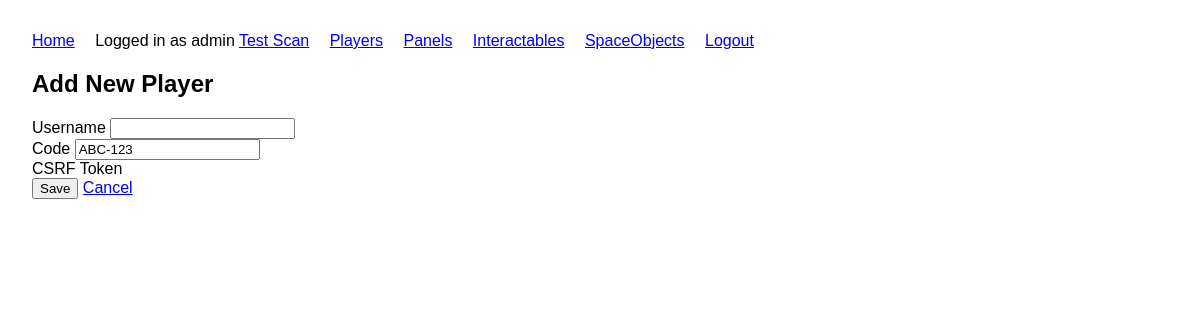
The page /control/edit/players/1 (signed in) on the database as committed earlier.
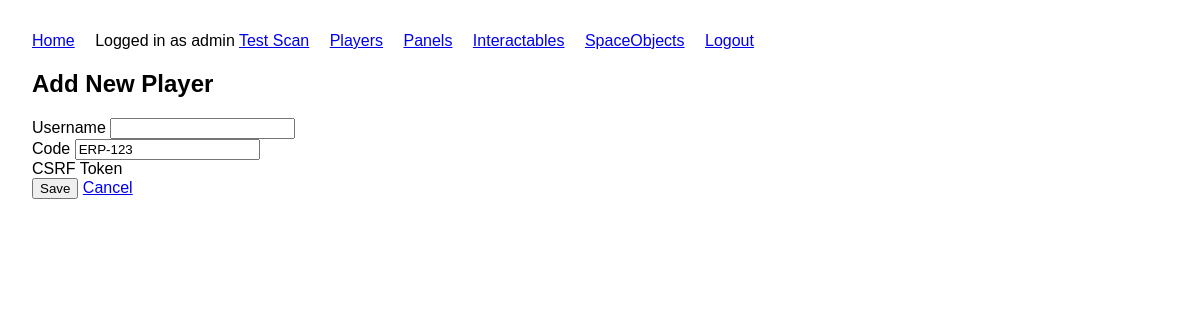
The same page on the database as committed later.
### app/models.py (models this page shows)
class Player(db.Model):
    id = db.Column(db.Integer, primary_key=True)
    code = db.Column(db.String(12), unique=True, nullable=False)
    name = db.Column(db.String(80), nullable=False)

### app/routes.py (the view)
@main.route('/control/edit/<string:object_type>/<int:object_id>', methods=['GET', 'POST'])
@login_required
def control_edit_object(object_type, object_id):
    model_map = {
        'players': Player,
        'panels': Panel,
        'interactables': Interactable,
        'spaceobjects': SpaceObject
    }
    form_map = {
        'players': PlayerForm,
        'panels': PanelForm,
        'interactables': InteractableForm,
        'spaceobjects': SpaceObjectForm
    }
    model = model_map.get(object_type)
    FormClass = form_map.get(object_type)
    if not model or not FormClass:
        flash('Invalid object type.')
        return redirect(url_for('main.control_dashboard'))
    obj = model.query.get_or_404(object_id)
    form = FormClass(obj=obj)
    if form.validate_on_submit():
        form.populate_obj(obj)
        db.session.commit()
        flash(f"{object_type.capitalize()} updated.")
        return redirect(url_for('main.control_edit_list', object_type=object_type))
    return render_template('control_edit_form.html', form=form, object_type=object_type)

### app/forms.py
class PlayerForm(FlaskForm):
    username = StringField('Username', validators=[DataRequired()])
    code = StringField('Code', validators=[DataRequired()])
    submit = SubmitField('Save')
    model_class = Player

### app/__init__.py (called while the page is built)
def create_app():
    app = Flask(__name__)
    app.config.from_object('config.Config')
    db.init_app(app)
    login_manager.init_app(app)
    with app.app_context():
        from . import models
    from .routes import main
    from .auth import auth
    app.register_blueprint(main)
    app.register_blueprint(auth)
    @app.context_processor
    def inject_now():
        from datetime import datetime
        return {"now": datetime.utcnow}
    return app

### app/auth.py (called while the page is built)
@login_manager.user_loader
def load_user(user_id):
    return Control.query.get(int(user_id))

### app/templates/control_edit_form.html (shortened to what this page needs)
{% extends "base.html" %}
{% block content %}
<h2>{{ 'Edit' if form.obj else 'Add New' }} {{ object_type[:-1].capitalize() }}</h2>
<form method="POST">
  {% for field in form %}
    {% if field.type != 'CSRFToken' and field.type != 'SubmitField' %}
      <div class="form-group">
        {{ field.label(class="form-label") }}
        {{ field(class="form-control") }}
      </div>
    {% endif %}
  {% endfor %}
  <button type="submit" class="btn btn-success">{{ form.submit.label.text }}</button>
  <a href="{{ url_for('main.control_edit_list', object_type=object_type) }}" class="btn btn-light">Cancel</a>
</form>
{% endblock %}

Rows that differ between the two databases and show on the page:
changed Player: code "ABC-123" → "ERP-123"
